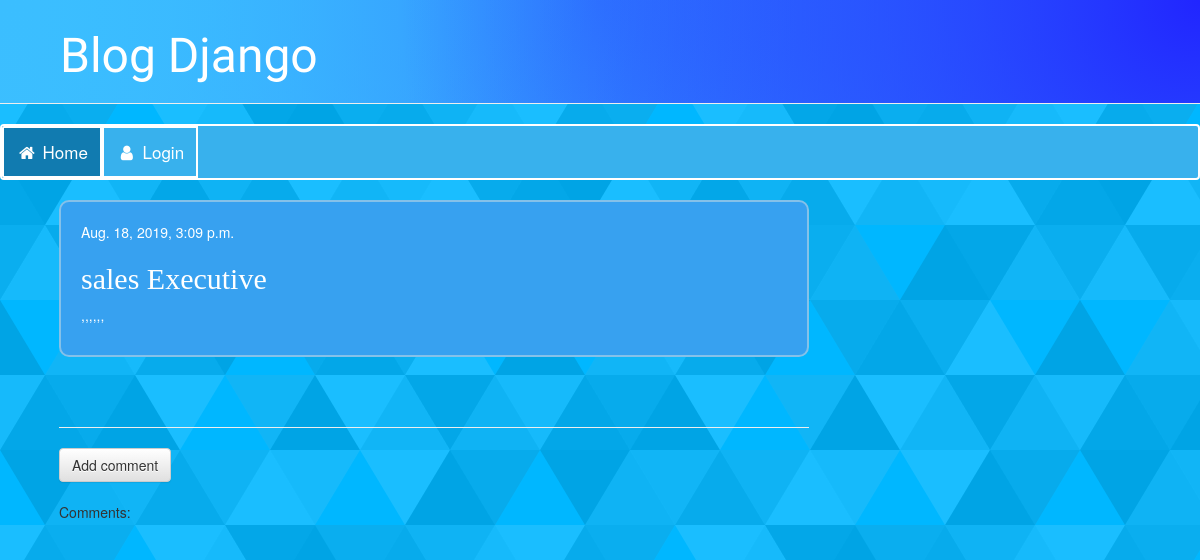
The app's page /post/18/ with its own data.
### blog/models.py (models this page shows, shortened)
class Post(models.Model):
    author = models.ForeignKey(settings.AUTH_USER_MODEL , on_delete=models.CASCADE)
    title = models.CharField(max_length=50)
    text = models.TextField(max_length=1000)
    created_date = models.DateTimeField(default=timezone.now)
    published_date = models.DateTimeField(blank=True , null=True)

### blog/views.py (the view)
# urls.py: path('post/<int:pk>/', views.post_detail, name='post_detail'),
def post_detail(request , pk):
    post = get_object_or_404(Post , pk=pk)
    return render(request  , 'blog/post_detail.html' , {'post' : post})

### blog/templates/blog/post_detail.html (shortened to what this page needs)
{% extends 'blog/base.html' %}
{% block content %}
<div class="post">
    {% if post.published_date %}
      <div class="date">
          {{ post.published_date }}
      </div>
    {% else %}
    <a class="btn btn-default" href="{% url 'post_publish' pk=post.pk %}">Publish</a>
    {% endif %}
    <h2> {{post.title}} </h2>
    <p> {{post.text | linebreaksbr}}</p>
</div>
<hr>
<a class="btn btn-default" href="{% url 'add_comment_to_post' pk=post.pk %}">Add comment</a>
<br>
<br>
<p>Comments:</p>
{% endblock %}

### blog/static/css/blogdesign.css (style rules this page uses)
body { background-color: #00b7ff; }
h2, h3, h4 { font-family: cursive; color: #ffffff; text-decoration:none; }
.date { color: #ffffff; }
.post { margin-bottom: 70px; background-color: #37A1F0 ; border-radius: 10px; border: 2px solid #85C1E9 ; padding: 20px; color: #ffffff; }

### records on screen
Post: published_date "Aug. 18, 2019, 3:09 p.m.", title "sales Executive", text ",,,,,,"
